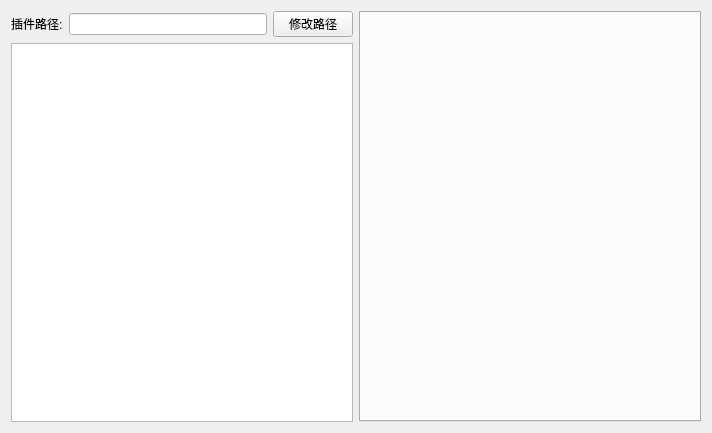
<?xml version="1.0" encoding="UTF-8"?>
<ui version="4.0">
 <class>ToolboxBaseClass</class>
 <widget class="QMainWindow" name="ToolboxBaseClass">
  <property name="geometry">
   <rect>
    <x>0</x>
    <y>0</y>
    <width>712</width>
    <height>433</height>
   </rect>
  </property>
  <property name="windowTitle">
   <string>ToolboxBase</string>
  </property>
  <widget class="QWidget" name="centralWidget">
   <layout class="QHBoxLayout" name="horizontalLayout">
    <item>
     <layout class="QVBoxLayout" name="verticalLayout__Plugins">
      <item>
       <layout class="QHBoxLayout" name="horizontalLayout_Plugins">
        <item>
         <widget class="QLabel" name="label_PluginDir">
          <property name="text">
           <string>插件路径:</string>
          </property>
         </widget>
        </item>
        <item>
         <widget class="QLineEdit" name="lineEdit_PluginDir"/>
        </item>
        <item>
         <widget class="QPushButton" name="pushButton_PluginDir">
          <property name="text">
           <string>修改路径</string>
          </property>
         </widget>
        </item>
       </layout>
      </item>
      <item>
       <widget class="QTreeView" name="treeViewl_Plugins"/>
      </item>
     </layout>
    </item>
    <item>
     <widget class="QTabWidget" name="tabWidget_PluginUI"/>
    </item>
   </layout>
  </widget>
 </widget>
 <layoutdefault spacing="6" margin="11"/>
 <resources>
  <include location="ToolboxBase.qrc"/>
 </resources>
 <connections/>
</ui>
